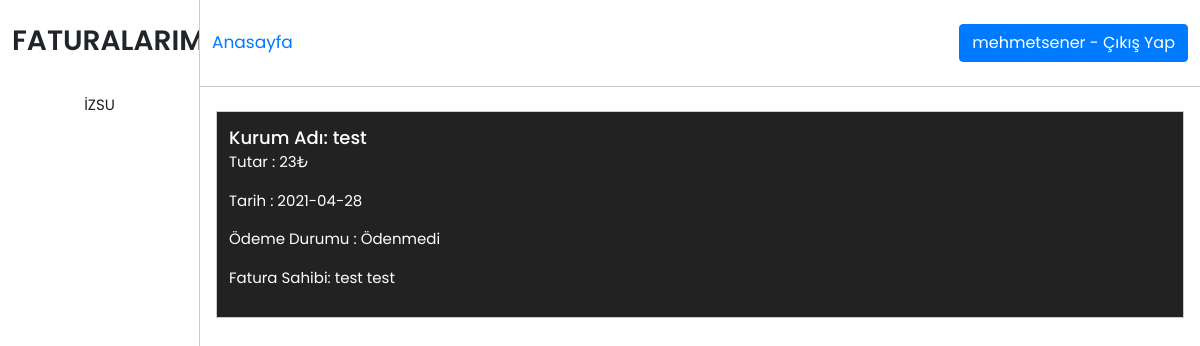
The page /fatura-icerigi.php?kid=5 (signed in) on the database its author committed.
### tables this page shows
CREATE TABLE "Fatura" (
	"id"	INTEGER,
	"kullaniciid"	INTEGER,
	"kurumadi"	TEXT,
	"tutar"	REAL,
	"tarih"	TEXT,
	"odendimi"	INTEGER,
	PRIMARY KEY("id" AUTOINCREMENT)
);

CREATE TABLE "Kullanici" (
	"id"	INTEGER,
	"kullaniciadi"	TEXT,
	"sifre"	TEXT,
	"ad"	TEXT,
	"soyad"	TEXT,
	"eposta"	TEXT,
	"adres"	TEXT,
	"yetki"	INTEGER,
	PRIMARY KEY("id" AUTOINCREMENT)
);

### fonksiyon.php (called while the page is built, shortened)
<?php
$vt = new PDO('sqlite:veritabani.db');
function kullaniciBilgisi($kid)
{
    global $vt;
    $sorgu = "SELECT * FROM kullanici WHERE id=$kid";
    $sonuclar = $vt->query($sorgu);
    if ($satir = $sonuclar->fetch()) {
        return $satir;
    }
}
function tumFaturalar()
{
    global $vt;
    $kid = $_SESSION['kid'];
    $sorgu = "SELECT * FROM Fatura where kullaniciid=$kid";
    $sonuclar = $vt->query($sorgu);
    $dizi = [];
    while ($satir = $sonuclar->fetch()) {
        array_push($dizi,$satir);
    }
    return $dizi;
}
function faturaBilgisi($faturaID)
{
    global $vt;
    $sorgu = "SELECT * FROM fatura WHERE id=$faturaID";
    $sonuclar = $vt->query($sorgu);
    if ($satir = $sonuclar->fetch()) {
        return $satir;
    }
}
function girisYapildimi()
{
    if(isset($_SESSION['kid']))return true;
    return false;
}

### fatura-icerigi.php (the view, shortened to what this page needs)
<!doctype html>
<html lang="en">
<?php
require_once('fonksiyon.php');
$faturaID = $_GET['kid'];
$faturaBilgisi = faturaBilgisi($faturaID);
?>
<head>
  <link rel="stylesheet" href="https://stackpath.bootstrapcdn.com/bootstrap/4.3.1/css/bootstrap.min.css">
  <link rel="stylesheet" href="https://cdnjs.cloudflare.com/ajax/libs/font-awesome/5.15.3/css/all.min.css" />
  <link rel="stylesheet" href="css/style.css">
</head>
<body>
  <div class="forum-container">
    <div class="forum forum-left">
      <h3>FATURALARIM</h3>
      <div class="forum-subjects d-flex flex-column">
        <?php
        if (girisYapildimi()) {
          $faturalar = tumFaturalar();
          foreach ($faturalar as $fatura) {
            echo "<a href='fatura-icerigi.php?kid={$fatura['id']}'>{$fatura['kurumadi']}</a>";
          }
        }
        ?>
      </div>
    </div>
    <div class="forum forum-right">
      <header class="d-flex justify-content-between align-items-center">
        <a href="index.php" class="anasayfa">Anasayfa</a>
        <?php
        if (isset($_SESSION['kid']) == false) {
        ?>
          <div class="login">
            <input type="button" data-toggle="modal" data-target="#girisModal" data-whatever="@mdo" value="Giriş Yap" />
            <input type="button" data-toggle="modal" data-target="#kayitModal" data-whatever="@mdo" value="Kayıt Ol" />
          </div>
        <?php
        } else {
        ?>
          <div class="login">
            <a class="btn btn-primary" href="fonksiyon.php?cikis=1"><?php echo kullaniciBilgisi($_SESSION['kid'])['kullaniciadi']; ?> - Çıkış Yap</a>
          </div>
        <?php
        }
        ?>
      </header>
      <div class="forum-content">
        <div class="forum-content-item">
          <?php
          $odeme = $faturaBilgisi['odendimi'] == 1 ? "Ödendi" : "Ödenmedi";
          $kullanici = kullaniciBilgisi($faturaBilgisi['kullaniciid']);
          ?>
          <a href="#" class="fatura-adi"><?php echo "Kurum Adı: " . $faturaBilgisi['kurumadi']; ?></a>
          <p class=""><?php echo "Tutar : {$faturaBilgisi['tutar']}₺"; ?></p>
          <p class=""><?php echo "Tarih : {$faturaBilgisi['tarih']}"; ?></p>
          <p class=""><?php echo "Ödeme Durumu : $odeme"; ?></p>
          <p class=""><?php echo "Fatura Sahibi: {$kullanici['ad']} {$kullanici['soyad']}"; ?></p>
        </div>
      </div>
    </div>
  </div>
</body>
</html>

### css/style.css (style rules this page uses)
* { padding: 0px; margin: 0px; text-decoration: none !important; }
body { font-family: 'Poppins', sans-serif; overflow-y: hidden; }
.forum-container { display: -ms-grid; display: grid; -ms-grid-columns: 1.5fr 10.5fr; grid-template-columns: 1.5fr 10.5fr; }
.forum-container .forum { min-height: 100vh; max-height: 100vh; }
.forum-container .forum-left { border-right: 1px solid #ccc; overflow-y: scroll; }
.forum-container .forum-left h3 { font-weight: 600; margin: 24px 12px; text-align: center; }
.forum-container .forum-left .forum-subjects a { padding: 12px; text-align: center; color: #222222; font-size: 15px; }
.forum-container .forum-right { overflow-y: scroll; }
.forum-container .forum-right header { border-bottom: 1px solid #ccc; padding: 24px 12px; }
.forum-container .forum-right header .anasayfa { font-size: 17px; }
.forum-container .forum-right .forum-content { position: relative; padding: 24px 16px; min-height: 100vh; }
.forum-container .forum-right .forum-content .forum-content-item { padding: 12px; border: 1px solid #ccc; margin-bottom: 8px; }
.forum-container .forum-right .forum-content .forum-content-item .fatura-adi { color: #222222; font-size: 18px; font-weight: 500; }
.forum-container .forum-right .forum-content .forum-content-item p { font-size: 15px; }
.forum-container .forum-right .forum-content .forum-content-item:first-child { background: #222222; color: #fff; }
.forum-container .forum-right .forum-content .forum-content-item:first-child a { color: #fff; }
@media only screen and (max-width: 1500px) { .forum-container { -ms-grid-columns: 2fr 10fr; grid-template-columns: 2fr 10fr; } }

### rows shown on the page
fatura: kurumadi "İZSU"
kullanici: kullaniciadi "mehmetsener"
fatura: kurumadi "test", tutar "23", tarih "2021-04-28", odendimi "Ödenmedi"
kullanici: ad "test", soyad "test"
